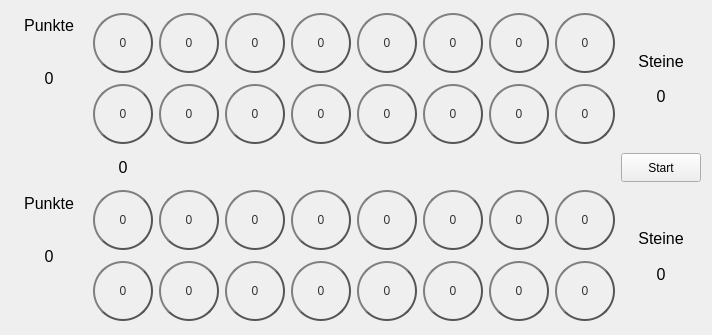
<?xml version="1.0" encoding="UTF-8"?>
<ui version="4.0">
 <class>Dialog</class>
 <widget class="QDialog" name="Dialog">
  <property name="geometry">
   <rect>
    <x>0</x>
    <y>0</y>
    <width>712</width>
    <height>335</height>
   </rect>
  </property>
  <property name="windowTitle">
   <string>Dialog</string>
  </property>
  <layout class="QGridLayout" name="gridLayout_2">
   <item row="0" column="0">
    <layout class="QGridLayout" name="gridLayout">
     <item row="2" column="3" rowspan="2">
      <widget class="QPushButton" name="pb_a13">
       <property name="sizePolicy">
        <sizepolicy hsizetype="Fixed" vsizetype="Fixed">
         <horstretch>0</horstretch>
         <verstretch>0</verstretch>
        </sizepolicy>
       </property>
       <property name="maximumSize">
        <size>
         <width>60</width>
         <height>60</height>
        </size>
       </property>
       <property name="baseSize">
        <size>
         <width>60</width>
         <height>60</height>
        </size>
       </property>
       <property name="styleSheet">
        <string notr="true">QPushButton {
color: #333;
border: 2px solid #555;
border-radius: 30px;
border-style: outset;
background: qradialgradient(
cx: 0.3, cy: -0.4, fx: 0.3, fy: -0.4,
radius: 1.35, stop: 0 #fff, stop: 1 #888
);
padding: 5px;
}

QPushButton:hover {
background: qradialgradient(
cx: 0.3, cy: -0.4, fx: 0.3, fy: -0.4,
radius: 1.35, stop: 0 #fff, stop: 1 #bbb
);
}</string>
       </property>
       <property name="text">
        <string>0</string>
       </property>
      </widget>
     </item>
     <item row="2" column="8" rowspan="2">
      <widget class="QPushButton" name="pb_a08">
       <property name="sizePolicy">
        <sizepolicy hsizetype="Fixed" vsizetype="Fixed">
         <horstretch>0</horstretch>
         <verstretch>0</verstretch>
        </sizepolicy>
       </property>
       <property name="maximumSize">
        <size>
         <width>60</width>
         <height>60</height>
        </size>
       </property>
       <property name="baseSize">
        <size>
         <width>60</width>
         <height>60</height>
        </size>
       </property>
       <property name="styleSheet">
        <string notr="true">QPushButton {
color: #333;
border: 2px solid #555;
border-radius: 30px;
border-style: outset;
background: qradialgradient(
cx: 0.3, cy: -0.4, fx: 0.3, fy: -0.4,
radius: 1.35, stop: 0 #fff, stop: 1 #888
);
padding: 5px;
}

QPushButton:hover {
background: qradialgradient(
cx: 0.3, cy: -0.4, fx: 0.3, fy: -0.4,
radius: 1.35, stop: 0 #fff, stop: 1 #bbb
);
}</string>
       </property>
       <property name="text">
        <string>0</string>
       </property>
      </widget>
     </item>
     <item row="5" column="2" rowspan="2">
      <widget class="QPushButton" name="pb_b01">
       <property name="sizePolicy">
        <sizepolicy hsizetype="Fixed" vsizetype="Fixed">
         <horstretch>0</horstretch>
         <verstretch>0</verstretch>
        </sizepolicy>
       </property>
       <property name="maximumSize">
        <size>
         <width>60</width>
         <height>60</height>
        </size>
       </property>
       <property name="baseSize">
        <size>
         <width>60</width>
         <height>60</height>
        </size>
       </property>
       <property name="styleSheet">
        <string notr="true">QPushButton {
color: #333;
border: 2px solid #555;
border-radius: 30px;
border-style: outset;
background: qradialgradient(
cx: 0.3, cy: -0.4, fx: 0.3, fy: -0.4,
radius: 1.35, stop: 0 #fff, stop: 1 #888
);
padding: 5px;
}

QPushButton:hover {
background: qradialgradient(
cx: 0.3, cy: -0.4, fx: 0.3, fy: -0.4,
radius: 1.35, stop: 0 #fff, stop: 1 #bbb
);
}</string>
       </property>
       <property name="text">
        <string>0</string>
       </property>
      </widget>
     </item>
     <item row="0" column="4" rowspan="2">
      <widget class="QPushButton" name="pb_a03">
       <property name="sizePolicy">
        <sizepolicy hsizetype="Fixed" vsizetype="Fixed">
         <horstretch>0</horstretch>
         <verstretch>0</verstretch>
        </sizepolicy>
       </property>
       <property name="maximumSize">
        <size>
         <width>60</width>
         <height>60</height>
        </size>
       </property>
       <property name="baseSize">
        <size>
         <width>60</width>
         <height>60</height>
        </size>
       </property>
       <property name="styleSheet">
        <string notr="true">QPushButton {
color: #333;
border: 2px solid #555;
border-radius: 30px;
border-style: outset;
background: qradialgradient(
cx: 0.3, cy: -0.4, fx: 0.3, fy: -0.4,
radius: 1.35, stop: 0 #fff, stop: 1 #888
);
padding: 5px;
}

QPushButton:hover {
background: qradialgradient(
cx: 0.3, cy: -0.4, fx: 0.3, fy: -0.4,
radius: 1.35, stop: 0 #fff, stop: 1 #bbb
);
}</string>
       </property>
       <property name="text">
        <string>0</string>
       </property>
      </widget>
     </item>
     <item row="2" column="4" rowspan="2">
      <widget class="QPushButton" name="pb_a12">
       <property name="sizePolicy">
        <sizepolicy hsizetype="Fixed" vsizetype="Fixed">
         <horstretch>0</horstretch>
         <verstretch>0</verstretch>
        </sizepolicy>
       </property>
       <property name="maximumSize">
        <size>
         <width>60</width>
         <height>60</height>
        </size>
       </property>
       <property name="baseSize">
        <size>
         <width>60</width>
         <height>60</height>
        </size>
       </property>
       <property name="styleSheet">
        <string notr="true">QPushButton {
color: #333;
border: 2px solid #555;
border-radius: 30px;
border-style: outset;
background: qradialgradient(
cx: 0.3, cy: -0.4, fx: 0.3, fy: -0.4,
radius: 1.35, stop: 0 #fff, stop: 1 #888
);
padding: 5px;
}

QPushButton:hover {
background: qradialgradient(
cx: 0.3, cy: -0.4, fx: 0.3, fy: -0.4,
radius: 1.35, stop: 0 #fff, stop: 1 #bbb
);
}</string>
       </property>
       <property name="text">
        <string>0</string>
       </property>
      </widget>
     </item>
     <item row="7" column="9">
      <widget class="QLabel" name="label_6">
       <property name="font">
        <font>
         <family>Arial</family>
         <pointsize>12</pointsize>
        </font>
       </property>
       <property name="text">
        <string>0</string>
       </property>
       <property name="alignment">
        <set>Qt::AlignCenter</set>
       </property>
      </widget>
     </item>
     <item row="5" column="8" rowspan="2">
      <widget class="QPushButton" name="pb_b07">
       <property name="sizePolicy">
        <sizepolicy hsizetype="Fixed" vsizetype="Fixed">
         <horstretch>0</horstretch>
         <verstretch>0</verstretch>
        </sizepolicy>
       </property>
       <property name="maximumSize">
        <size>
         <width>60</width>
         <height>60</height>
        </size>
       </property>
       <property name="baseSize">
        <size>
         <width>60</width>
         <height>60</height>
        </size>
       </property>
       <property name="styleSheet">
        <string notr="true">QPushButton {
color: #333;
border: 2px solid #555;
border-radius: 30px;
border-style: outset;
background: qradialgradient(
cx: 0.3, cy: -0.4, fx: 0.3, fy: -0.4,
radius: 1.35, stop: 0 #fff, stop: 1 #888
);
padding: 5px;
}

QPushButton:hover {
background: qradialgradient(
cx: 0.3, cy: -0.4, fx: 0.3, fy: -0.4,
radius: 1.35, stop: 0 #fff, stop: 1 #bbb
);
}</string>
       </property>
       <property name="text">
        <string>0</string>
       </property>
      </widget>
     </item>
     <item row="5" column="3" rowspan="2">
      <widget class="QPushButton" name="pb_b02">
       <property name="sizePolicy">
        <sizepolicy hsizetype="Fixed" vsizetype="Fixed">
         <horstretch>0</horstretch>
         <verstretch>0</verstretch>
        </sizepolicy>
       </property>
       <property name="maximumSize">
        <size>
         <width>60</width>
         <height>60</height>
        </size>
       </property>
       <property name="baseSize">
        <size>
         <width>60</width>
         <height>60</height>
        </size>
       </property>
       <property name="styleSheet">
        <string notr="true">QPushButton {
color: #333;
border: 2px solid #555;
border-radius: 30px;
border-style: outset;
background: qradialgradient(
cx: 0.3, cy: -0.4, fx: 0.3, fy: -0.4,
radius: 1.35, stop: 0 #fff, stop: 1 #888
);
padding: 5px;
}

QPushButton:hover {
background: qradialgradient(
cx: 0.3, cy: -0.4, fx: 0.3, fy: -0.4,
radius: 1.35, stop: 0 #fff, stop: 1 #bbb
);
}</string>
       </property>
       <property name="text">
        <string>0</string>
       </property>
      </widget>
     </item>
     <item row="0" column="5" rowspan="2">
      <widget class="QPushButton" name="pb_a04">
       <property name="sizePolicy">
        <sizepolicy hsizetype="Fixed" vsizetype="Fixed">
         <horstretch>0</horstretch>
         <verstretch>0</verstretch>
        </sizepolicy>
       </property>
       <property name="maximumSize">
        <size>
         <width>60</width>
         <height>60</height>
        </size>
       </property>
       <property name="baseSize">
        <size>
         <width>60</width>
         <height>60</height>
        </size>
       </property>
       <property name="styleSheet">
        <string notr="true">QPushButton {
color: #333;
border: 2px solid #555;
border-radius: 30px;
border-style: outset;
background: qradialgradient(
cx: 0.3, cy: -0.4, fx: 0.3, fy: -0.4,
radius: 1.35, stop: 0 #fff, stop: 1 #888
);
padding: 5px;
}

QPushButton:hover {
background: qradialgradient(
cx: 0.3, cy: -0.4, fx: 0.3, fy: -0.4,
radius: 1.35, stop: 0 #fff, stop: 1 #bbb
);
}</string>
       </property>
       <property name="text">
        <string>0</string>
       </property>
      </widget>
     </item>
     <item row="4" column="9">
      <widget class="QPushButton" name="pb_start">
       <property name="sizePolicy">
        <sizepolicy hsizetype="Preferred" vsizetype="Preferred">
         <horstretch>0</horstretch>
         <verstretch>0</verstretch>
        </sizepolicy>
       </property>
       <property name="text">
        <string>Start</string>
       </property>
      </widget>
     </item>
     <item row="7" column="8" rowspan="2">
      <widget class="QPushButton" name="pb_b08">
       <property name="sizePolicy">
        <sizepolicy hsizetype="Fixed" vsizetype="Fixed">
         <horstretch>0</horstretch>
         <verstretch>0</verstretch>
        </sizepolicy>
       </property>
       <property name="maximumSize">
        <size>
         <width>60</width>
         <height>60</height>
        </size>
       </property>
       <property name="baseSize">
        <size>
         <width>60</width>
         <height>60</height>
        </size>
       </property>
       <property name="styleSheet">
        <string notr="true">QPushButton {
color: #333;
border: 2px solid #555;
border-radius: 30px;
border-style: outset;
background: qradialgradient(
cx: 0.3, cy: -0.4, fx: 0.3, fy: -0.4,
radius: 1.35, stop: 0 #fff, stop: 1 #888
);
padding: 5px;
}

QPushButton:hover {
background: qradialgradient(
cx: 0.3, cy: -0.4, fx: 0.3, fy: -0.4,
radius: 1.35, stop: 0 #fff, stop: 1 #bbb
);
}</string>
       </property>
       <property name="text">
        <string>0</string>
       </property>
      </widget>
     </item>
     <item row="7" column="1" rowspan="2">
      <widget class="QPushButton" name="pb_b15">
       <property name="sizePolicy">
        <sizepolicy hsizetype="Fixed" vsizetype="Fixed">
         <horstretch>0</horstretch>
         <verstretch>0</verstretch>
        </sizepolicy>
       </property>
       <property name="maximumSize">
        <size>
         <width>60</width>
         <height>60</height>
        </size>
       </property>
       <property name="baseSize">
        <size>
         <width>60</width>
         <height>60</height>
        </size>
       </property>
       <property name="styleSheet">
        <string notr="true">QPushButton {
color: #333;
border: 2px solid #555;
border-radius: 30px;
border-style: outset;
background: qradialgradient(
cx: 0.3, cy: -0.4, fx: 0.3, fy: -0.4,
radius: 1.35, stop: 0 #fff, stop: 1 #888
);
padding: 5px;
}

QPushButton:hover {
background: qradialgradient(
cx: 0.3, cy: -0.4, fx: 0.3, fy: -0.4,
radius: 1.35, stop: 0 #fff, stop: 1 #bbb
);
}</string>
       </property>
       <property name="text">
        <string>0</string>
       </property>
      </widget>
     </item>
     <item row="4" column="1">
      <widget class="QLabel" name="l_handstones">
       <property name="font">
        <font>
         <pointsize>12</pointsize>
        </font>
       </property>
       <property name="text">
        <string>0</string>
       </property>
       <property name="alignment">
        <set>Qt::AlignCenter</set>
       </property>
      </widget>
     </item>
     <item row="2" column="5" rowspan="2">
      <widget class="QPushButton" name="pb_a11">
       <property name="sizePolicy">
        <sizepolicy hsizetype="Fixed" vsizetype="Fixed">
         <horstretch>0</horstretch>
         <verstretch>0</verstretch>
        </sizepolicy>
       </property>
       <property name="maximumSize">
        <size>
         <width>60</width>
         <height>60</height>
        </size>
       </property>
       <property name="baseSize">
        <size>
         <width>60</width>
         <height>60</height>
        </size>
       </property>
       <property name="styleSheet">
        <string notr="true">QPushButton {
color: #333;
border: 2px solid #555;
border-radius: 30px;
border-style: outset;
background: qradialgradient(
cx: 0.3, cy: -0.4, fx: 0.3, fy: -0.4,
radius: 1.35, stop: 0 #fff, stop: 1 #888
);
padding: 5px;
}

QPushButton:hover {
background: qradialgradient(
cx: 0.3, cy: -0.4, fx: 0.3, fy: -0.4,
radius: 1.35, stop: 0 #fff, stop: 1 #bbb
);
}</string>
       </property>
       <property name="text">
        <string>0</string>
       </property>
      </widget>
     </item>
     <item row="5" column="7" rowspan="2">
      <widget class="QPushButton" name="pb_b06">
       <property name="sizePolicy">
        <sizepolicy hsizetype="Fixed" vsizetype="Fixed">
         <horstretch>0</horstretch>
         <verstretch>0</verstretch>
        </sizepolicy>
       </property>
       <property name="maximumSize">
        <size>
         <width>60</width>
         <height>60</height>
        </size>
       </property>
       <property name="baseSize">
        <size>
         <width>60</width>
         <height>60</height>
        </size>
       </property>
       <property name="styleSheet">
        <string notr="true">QPushButton {
color: #333;
border: 2px solid #555;
border-radius: 30px;
border-style: outset;
background: qradialgradient(
cx: 0.3, cy: -0.4, fx: 0.3, fy: -0.4,
radius: 1.35, stop: 0 #fff, stop: 1 #888
);
padding: 5px;
}

QPushButton:hover {
background: qradialgradient(
cx: 0.3, cy: -0.4, fx: 0.3, fy: -0.4,
radius: 1.35, stop: 0 #fff, stop: 1 #bbb
);
}</string>
       </property>
       <property name="text">
        <string>0</string>
       </property>
      </widget>
     </item>
     <item row="0" column="1" rowspan="2">
      <widget class="QPushButton" name="pb_a00">
       <property name="sizePolicy">
        <sizepolicy hsizetype="Fixed" vsizetype="Fixed">
         <horstretch>0</horstretch>
         <verstretch>0</verstretch>
        </sizepolicy>
       </property>
       <property name="maximumSize">
        <size>
         <width>60</width>
         <height>60</height>
        </size>
       </property>
       <property name="baseSize">
        <size>
         <width>60</width>
         <height>60</height>
        </size>
       </property>
       <property name="styleSheet">
        <string notr="true">QPushButton {
color: #333;
border: 2px solid #555;
border-radius: 30px;
border-style: outset;
background: qradialgradient(
cx: 0.3, cy: -0.4, fx: 0.3, fy: -0.4,
radius: 1.35, stop: 0 #fff, stop: 1 #888
);
padding: 5px;
}

QPushButton:hover {
background: qradialgradient(
cx: 0.3, cy: -0.4, fx: 0.3, fy: -0.4,
radius: 1.35, stop: 0 #fff, stop: 1 #bbb
);
}</string>
       </property>
       <property name="text">
        <string>0</string>
       </property>
      </widget>
     </item>
     <item row="2" column="7" rowspan="2">
      <widget class="QPushButton" name="pb_a09">
       <property name="sizePolicy">
        <sizepolicy hsizetype="Fixed" vsizetype="Fixed">
         <horstretch>0</horstretch>
         <verstretch>0</verstretch>
        </sizepolicy>
       </property>
       <property name="maximumSize">
        <size>
         <width>60</width>
         <height>60</height>
        </size>
       </property>
       <property name="baseSize">
        <size>
         <width>60</width>
         <height>60</height>
        </size>
       </property>
       <property name="styleSheet">
        <string notr="true">QPushButton {
color: #333;
border: 2px solid #555;
border-radius: 30px;
border-style: outset;
background: qradialgradient(
cx: 0.3, cy: -0.4, fx: 0.3, fy: -0.4,
radius: 1.35, stop: 0 #fff, stop: 1 #888
);
padding: 5px;
}

QPushButton:hover {
background: qradialgradient(
cx: 0.3, cy: -0.4, fx: 0.3, fy: -0.4,
radius: 1.35, stop: 0 #fff, stop: 1 #bbb
);
}</string>
       </property>
       <property name="text">
        <string>0</string>
       </property>
      </widget>
     </item>
     <item row="7" column="7" rowspan="2">
      <widget class="QPushButton" name="pb_b09">
       <property name="sizePolicy">
        <sizepolicy hsizetype="Fixed" vsizetype="Fixed">
         <horstretch>0</horstretch>
         <verstretch>0</verstretch>
        </sizepolicy>
       </property>
       <property name="maximumSize">
        <size>
         <width>60</width>
         <height>60</height>
        </size>
       </property>
       <property name="baseSize">
        <size>
         <width>60</width>
         <height>60</height>
        </size>
       </property>
       <property name="styleSheet">
        <string notr="true">QPushButton {
color: #333;
border: 2px solid #555;
border-radius: 30px;
border-style: outset;
background: qradialgradient(
cx: 0.3, cy: -0.4, fx: 0.3, fy: -0.4,
radius: 1.35, stop: 0 #fff, stop: 1 #888
);
padding: 5px;
}

QPushButton:hover {
background: qradialgradient(
cx: 0.3, cy: -0.4, fx: 0.3, fy: -0.4,
radius: 1.35, stop: 0 #fff, stop: 1 #bbb
);
}</string>
       </property>
       <property name="text">
        <string>0</string>
       </property>
      </widget>
     </item>
     <item row="7" column="6" rowspan="2">
      <widget class="QPushButton" name="pb_b10">
       <property name="sizePolicy">
        <sizepolicy hsizetype="Fixed" vsizetype="Fixed">
         <horstretch>0</horstretch>
         <verstretch>0</verstretch>
        </sizepolicy>
       </property>
       <property name="maximumSize">
        <size>
         <width>60</width>
         <height>60</height>
        </size>
       </property>
       <property name="baseSize">
        <size>
         <width>60</width>
         <height>60</height>
        </size>
       </property>
       <property name="styleSheet">
        <string notr="true">QPushButton {
color: #333;
border: 2px solid #555;
border-radius: 30px;
border-style: outset;
background: qradialgradient(
cx: 0.3, cy: -0.4, fx: 0.3, fy: -0.4,
radius: 1.35, stop: 0 #fff, stop: 1 #888
);
padding: 5px;
}

QPushButton:hover {
background: qradialgradient(
cx: 0.3, cy: -0.4, fx: 0.3, fy: -0.4,
radius: 1.35, stop: 0 #fff, stop: 1 #bbb
);
}</string>
       </property>
       <property name="text">
        <string>0</string>
       </property>
      </widget>
     </item>
     <item row="0" column="7" rowspan="2">
      <widget class="QPushButton" name="pb_a06">
       <property name="sizePolicy">
        <sizepolicy hsizetype="Fixed" vsizetype="Fixed">
         <horstretch>0</horstretch>
         <verstretch>0</verstretch>
        </sizepolicy>
       </property>
       <property name="maximumSize">
        <size>
         <width>60</width>
         <height>60</height>
        </size>
       </property>
       <property name="baseSize">
        <size>
         <width>60</width>
         <height>60</height>
        </size>
       </property>
       <property name="styleSheet">
        <string notr="true">QPushButton {
color: #333;
border: 2px solid #555;
border-radius: 30px;
border-style: outset;
background: qradialgradient(
cx: 0.3, cy: -0.4, fx: 0.3, fy: -0.4,
radius: 1.35, stop: 0 #fff, stop: 1 #888
);
padding: 5px;
}

QPushButton:hover {
background: qradialgradient(
cx: 0.3, cy: -0.4, fx: 0.3, fy: -0.4,
radius: 1.35, stop: 0 #fff, stop: 1 #bbb
);
}</string>
       </property>
       <property name="text">
        <string>0</string>
       </property>
      </widget>
     </item>
     <item row="5" column="6" rowspan="2">
      <widget class="QPushButton" name="pb_b05">
       <property name="sizePolicy">
        <sizepolicy hsizetype="Fixed" vsizetype="Fixed">
         <horstretch>0</horstretch>
         <verstretch>0</verstretch>
        </sizepolicy>
       </property>
       <property name="maximumSize">
        <size>
         <width>60</width>
         <height>60</height>
        </size>
       </property>
       <property name="baseSize">
        <size>
         <width>60</width>
         <height>60</height>
        </size>
       </property>
       <property name="styleSheet">
        <string notr="true">QPushButton {
color: #333;
border: 2px solid #555;
border-radius: 30px;
border-style: outset;
background: qradialgradient(
cx: 0.3, cy: -0.4, fx: 0.3, fy: -0.4,
radius: 1.35, stop: 0 #fff, stop: 1 #888
);
padding: 5px;
}

QPushButton:hover {
background: qradialgradient(
cx: 0.3, cy: -0.4, fx: 0.3, fy: -0.4,
radius: 1.35, stop: 0 #fff, stop: 1 #bbb
);
}</string>
       </property>
       <property name="text">
        <string>0</string>
       </property>
      </widget>
     </item>
     <item row="0" column="3" rowspan="2">
      <widget class="QPushButton" name="pb_a02">
       <property name="sizePolicy">
        <sizepolicy hsizetype="Fixed" vsizetype="Fixed">
         <horstretch>0</horstretch>
         <verstretch>0</verstretch>
        </sizepolicy>
       </property>
       <property name="maximumSize">
        <size>
         <width>60</width>
         <height>60</height>
        </size>
       </property>
       <property name="baseSize">
        <size>
         <width>60</width>
         <height>60</height>
        </size>
       </property>
       <property name="styleSheet">
        <string notr="true">QPushButton {
color: #333;
border: 2px solid #555;
border-radius: 30px;
border-style: outset;
background: qradialgradient(
cx: 0.3, cy: -0.4, fx: 0.3, fy: -0.4,
radius: 1.35, stop: 0 #fff, stop: 1 #888
);
padding: 5px;
}

QPushButton:hover {
background: qradialgradient(
cx: 0.3, cy: -0.4, fx: 0.3, fy: -0.4,
radius: 1.35, stop: 0 #fff, stop: 1 #bbb
);
}</string>
       </property>
       <property name="text">
        <string>0</string>
       </property>
      </widget>
     </item>
     <item row="0" column="2" rowspan="2">
      <widget class="QPushButton" name="pb_a01">
       <property name="sizePolicy">
        <sizepolicy hsizetype="Fixed" vsizetype="Fixed">
         <horstretch>0</horstretch>
         <verstretch>0</verstretch>
        </sizepolicy>
       </property>
       <property name="maximumSize">
        <size>
         <width>60</width>
         <height>60</height>
        </size>
       </property>
       <property name="baseSize">
        <size>
         <width>60</width>
         <height>60</height>
        </size>
       </property>
       <property name="styleSheet">
        <string notr="true">QPushButton {
color: #333;
border: 2px solid #555;
border-radius: 30px;
border-style: outset;
background: qradialgradient(
cx: 0.3, cy: -0.4, fx: 0.3, fy: -0.4,
radius: 1.35, stop: 0 #fff, stop: 1 #888
);
padding: 5px;
}

QPushButton:hover {
background: qradialgradient(
cx: 0.3, cy: -0.4, fx: 0.3, fy: -0.4,
radius: 1.35, stop: 0 #fff, stop: 1 #bbb
);
}</string>
       </property>
       <property name="text">
        <string>0</string>
       </property>
      </widget>
     </item>
     <item row="5" column="4" rowspan="2">
      <widget class="QPushButton" name="pb_b03">
       <property name="sizePolicy">
        <sizepolicy hsizetype="Fixed" vsizetype="Fixed">
         <horstretch>0</horstretch>
         <verstretch>0</verstretch>
        </sizepolicy>
       </property>
       <property name="maximumSize">
        <size>
         <width>60</width>
         <height>60</height>
        </size>
       </property>
       <property name="baseSize">
        <size>
         <width>60</width>
         <height>60</height>
        </size>
       </property>
       <property name="styleSheet">
        <string notr="true">QPushButton {
color: #333;
border: 2px solid #555;
border-radius: 30px;
border-style: outset;
background: qradialgradient(
cx: 0.3, cy: -0.4, fx: 0.3, fy: -0.4,
radius: 1.35, stop: 0 #fff, stop: 1 #888
);
padding: 5px;
}

QPushButton:hover {
background: qradialgradient(
cx: 0.3, cy: -0.4, fx: 0.3, fy: -0.4,
radius: 1.35, stop: 0 #fff, stop: 1 #bbb
);
}</string>
       </property>
       <property name="text">
        <string>0</string>
       </property>
      </widget>
     </item>
     <item row="1" column="0" rowspan="2">
      <widget class="QLabel" name="l_aWins">
       <property name="font">
        <font>
         <family>Arial</family>
         <pointsize>12</pointsize>
        </font>
       </property>
       <property name="text">
        <string>0</string>
       </property>
       <property name="alignment">
        <set>Qt::AlignCenter</set>
       </property>
      </widget>
     </item>
     <item row="2" column="2" rowspan="2">
      <widget class="QPushButton" name="pb_a14">
       <property name="sizePolicy">
        <sizepolicy hsizetype="Fixed" vsizetype="Fixed">
         <horstretch>0</horstretch>
         <verstretch>0</verstretch>
        </sizepolicy>
       </property>
       <property name="maximumSize">
        <size>
         <width>60</width>
         <height>60</height>
        </size>
       </property>
       <property name="baseSize">
        <size>
         <width>60</width>
         <height>60</height>
        </size>
       </property>
       <property name="styleSheet">
        <string notr="true">QPushButton {
color: #333;
border: 2px solid #555;
border-radius: 30px;
border-style: outset;
background: qradialgradient(
cx: 0.3, cy: -0.4, fx: 0.3, fy: -0.4,
radius: 1.35, stop: 0 #fff, stop: 1 #888
);
padding: 5px;
}

QPushButton:hover {
background: qradialgradient(
cx: 0.3, cy: -0.4, fx: 0.3, fy: -0.4,
radius: 1.35, stop: 0 #fff, stop: 1 #bbb
);
}</string>
       </property>
       <property name="text">
        <string>0</string>
       </property>
      </widget>
     </item>
     <item row="6" column="0" rowspan="2">
      <widget class="QLabel" name="l_bWins">
       <property name="font">
        <font>
         <family>Arial</family>
         <pointsize>12</pointsize>
        </font>
       </property>
       <property name="text">
        <string>0</string>
       </property>
       <property name="alignment">
        <set>Qt::AlignCenter</set>
       </property>
      </widget>
     </item>
     <item row="7" column="5" rowspan="2">
      <widget class="QPushButton" name="pb_b11">
       <property name="sizePolicy">
        <sizepolicy hsizetype="Fixed" vsizetype="Fixed">
         <horstretch>0</horstretch>
         <verstretch>0</verstretch>
        </sizepolicy>
       </property>
       <property name="maximumSize">
        <size>
         <width>60</width>
         <height>60</height>
        </size>
       </property>
       <property name="baseSize">
        <size>
         <width>60</width>
         <height>60</height>
        </size>
       </property>
       <property name="styleSheet">
        <string notr="true">QPushButton {
color: #333;
border: 2px solid #555;
border-radius: 30px;
border-style: outset;
background: qradialgradient(
cx: 0.3, cy: -0.4, fx: 0.3, fy: -0.4,
radius: 1.35, stop: 0 #fff, stop: 1 #888
);
padding: 5px;
}

QPushButton:hover {
background: qradialgradient(
cx: 0.3, cy: -0.4, fx: 0.3, fy: -0.4,
radius: 1.35, stop: 0 #fff, stop: 1 #bbb
);
}</string>
       </property>
       <property name="text">
        <string>0</string>
       </property>
      </widget>
     </item>
     <item row="0" column="6" rowspan="2">
      <widget class="QPushButton" name="pb_a05">
       <property name="sizePolicy">
        <sizepolicy hsizetype="Fixed" vsizetype="Fixed">
         <horstretch>0</horstretch>
         <verstretch>0</verstretch>
        </sizepolicy>
       </property>
       <property name="maximumSize">
        <size>
         <width>60</width>
         <height>60</height>
        </size>
       </property>
       <property name="baseSize">
        <size>
         <width>60</width>
         <height>60</height>
        </size>
       </property>
       <property name="styleSheet">
        <string notr="true">QPushButton {
color: #333;
border: 2px solid #555;
border-radius: 30px;
border-style: outset;
background: qradialgradient(
cx: 0.3, cy: -0.4, fx: 0.3, fy: -0.4,
radius: 1.35, stop: 0 #fff, stop: 1 #888
);
padding: 5px;
}

QPushButton:hover {
background: qradialgradient(
cx: 0.3, cy: -0.4, fx: 0.3, fy: -0.4,
radius: 1.35, stop: 0 #fff, stop: 1 #bbb
);
}</string>
       </property>
       <property name="text">
        <string>0</string>
       </property>
      </widget>
     </item>
     <item row="5" column="1" rowspan="2">
      <widget class="QPushButton" name="pb_b00">
       <property name="sizePolicy">
        <sizepolicy hsizetype="Fixed" vsizetype="Fixed">
         <horstretch>0</horstretch>
         <verstretch>0</verstretch>
        </sizepolicy>
       </property>
       <property name="maximumSize">
        <size>
         <width>60</width>
         <height>60</height>
        </size>
       </property>
       <property name="baseSize">
        <size>
         <width>60</width>
         <height>60</height>
        </size>
       </property>
       <property name="styleSheet">
        <string notr="true">QPushButton {
color: #333;
border: 2px solid #555;
border-radius: 30px;
border-style: outset;
background: qradialgradient(
cx: 0.3, cy: -0.4, fx: 0.3, fy: -0.4,
radius: 1.35, stop: 0 #fff, stop: 1 #888
);
padding: 5px;
}

QPushButton:hover {
background: qradialgradient(
cx: 0.3, cy: -0.4, fx: 0.3, fy: -0.4,
radius: 1.35, stop: 0 #fff, stop: 1 #bbb
);
}</string>
       </property>
       <property name="text">
        <string>0</string>
       </property>
      </widget>
     </item>
     <item row="5" column="5" rowspan="2">
      <widget class="QPushButton" name="pb_b04">
       <property name="sizePolicy">
        <sizepolicy hsizetype="Fixed" vsizetype="Fixed">
         <horstretch>0</horstretch>
         <verstretch>0</verstretch>
        </sizepolicy>
       </property>
       <property name="maximumSize">
        <size>
         <width>60</width>
         <height>60</height>
        </size>
       </property>
       <property name="baseSize">
        <size>
         <width>60</width>
         <height>60</height>
        </size>
       </property>
       <property name="styleSheet">
        <string notr="true">QPushButton {
color: #333;
border: 2px solid #555;
border-radius: 30px;
border-style: outset;
background: qradialgradient(
cx: 0.3, cy: -0.4, fx: 0.3, fy: -0.4,
radius: 1.35, stop: 0 #fff, stop: 1 #888
);
padding: 5px;
}

QPushButton:hover {
background: qradialgradient(
cx: 0.3, cy: -0.4, fx: 0.3, fy: -0.4,
radius: 1.35, stop: 0 #fff, stop: 1 #bbb
);
}</string>
       </property>
       <property name="text">
        <string>0</string>
       </property>
      </widget>
     </item>
     <item row="0" column="0">
      <widget class="QLabel" name="label">
       <property name="font">
        <font>
         <family>Arial</family>
         <pointsize>12</pointsize>
        </font>
       </property>
       <property name="text">
        <string>Punkte</string>
       </property>
       <property name="alignment">
        <set>Qt::AlignCenter</set>
       </property>
      </widget>
     </item>
     <item row="0" column="8" rowspan="2">
      <widget class="QPushButton" name="pb_a07">
       <property name="sizePolicy">
        <sizepolicy hsizetype="Fixed" vsizetype="Fixed">
         <horstretch>0</horstretch>
         <verstretch>0</verstretch>
        </sizepolicy>
       </property>
       <property name="maximumSize">
        <size>
         <width>60</width>
         <height>60</height>
        </size>
       </property>
       <property name="baseSize">
        <size>
         <width>60</width>
         <height>60</height>
        </size>
       </property>
       <property name="styleSheet">
        <string notr="true">QPushButton {
color: #333;
border: 2px solid #555;
border-radius: 30px;
border-style: outset;
background: qradialgradient(
cx: 0.3, cy: -0.4, fx: 0.3, fy: -0.4,
radius: 1.35, stop: 0 #fff, stop: 1 #888
);
padding: 5px;
}

QPushButton:hover {
background: qradialgradient(
cx: 0.3, cy: -0.4, fx: 0.3, fy: -0.4,
radius: 1.35, stop: 0 #fff, stop: 1 #bbb
);
}</string>
       </property>
       <property name="text">
        <string>0</string>
       </property>
      </widget>
     </item>
     <item row="2" column="1" rowspan="2">
      <widget class="QPushButton" name="pb_a15">
       <property name="enabled">
        <bool>true</bool>
       </property>
       <property name="sizePolicy">
        <sizepolicy hsizetype="Fixed" vsizetype="Fixed">
         <horstretch>0</horstretch>
         <verstretch>0</verstretch>
        </sizepolicy>
       </property>
       <property name="maximumSize">
        <size>
         <width>60</width>
         <height>60</height>
        </size>
       </property>
       <property name="baseSize">
        <size>
         <width>60</width>
         <height>60</height>
        </size>
       </property>
       <property name="styleSheet">
        <string notr="true">QPushButton {
color: #333;
border: 2px solid #555;
border-radius: 30px;
border-style: outset;
background: qradialgradient(
cx: 0.3, cy: -0.4, fx: 0.3, fy: -0.4,
radius: 1.35, stop: 0 #fff, stop: 1 #888
);
padding: 5px;
}

QPushButton:hover {
background: qradialgradient(
cx: 0.3, cy: -0.4, fx: 0.3, fy: -0.4,
radius: 1.35, stop: 0 #fff, stop: 1 #bbb
);
}</string>
       </property>
       <property name="text">
        <string>0</string>
       </property>
      </widget>
     </item>
     <item row="5" column="0">
      <widget class="QLabel" name="label_2">
       <property name="font">
        <font>
         <family>Arial</family>
         <pointsize>12</pointsize>
        </font>
       </property>
       <property name="text">
        <string>Punkte</string>
       </property>
       <property name="alignment">
        <set>Qt::AlignCenter</set>
       </property>
      </widget>
     </item>
     <item row="2" column="6" rowspan="2">
      <widget class="QPushButton" name="pb_a10">
       <property name="sizePolicy">
        <sizepolicy hsizetype="Fixed" vsizetype="Fixed">
         <horstretch>0</horstretch>
         <verstretch>0</verstretch>
        </sizepolicy>
       </property>
       <property name="maximumSize">
        <size>
         <width>60</width>
         <height>60</height>
        </size>
       </property>
       <property name="baseSize">
        <size>
         <width>60</width>
         <height>60</height>
        </size>
       </property>
       <property name="styleSheet">
        <string notr="true">QPushButton {
color: #333;
border: 2px solid #555;
border-radius: 30px;
border-style: outset;
background: qradialgradient(
cx: 0.3, cy: -0.4, fx: 0.3, fy: -0.4,
radius: 1.35, stop: 0 #fff, stop: 1 #888
);
padding: 5px;
}

QPushButton:hover {
background: qradialgradient(
cx: 0.3, cy: -0.4, fx: 0.3, fy: -0.4,
radius: 1.35, stop: 0 #fff, stop: 1 #bbb
);
}</string>
       </property>
       <property name="text">
        <string>0</string>
       </property>
      </widget>
     </item>
     <item row="7" column="3" rowspan="2">
      <widget class="QPushButton" name="pb_b13">
       <property name="sizePolicy">
        <sizepolicy hsizetype="Fixed" vsizetype="Fixed">
         <horstretch>0</horstretch>
         <verstretch>0</verstretch>
        </sizepolicy>
       </property>
       <property name="maximumSize">
        <size>
         <width>60</width>
         <height>60</height>
        </size>
       </property>
       <property name="baseSize">
        <size>
         <width>60</width>
         <height>60</height>
        </size>
       </property>
       <property name="styleSheet">
        <string notr="true">QPushButton {
color: #333;
border: 2px solid #555;
border-radius: 30px;
border-style: outset;
background: qradialgradient(
cx: 0.3, cy: -0.4, fx: 0.3, fy: -0.4,
radius: 1.35, stop: 0 #fff, stop: 1 #888
);
padding: 5px;
}

QPushButton:hover {
background: qradialgradient(
cx: 0.3, cy: -0.4, fx: 0.3, fy: -0.4,
radius: 1.35, stop: 0 #fff, stop: 1 #bbb
);
}</string>
       </property>
       <property name="text">
        <string>0</string>
       </property>
      </widget>
     </item>
     <item row="6" column="9">
      <widget class="QLabel" name="label_7">
       <property name="font">
        <font>
         <family>Arial</family>
         <pointsize>12</pointsize>
        </font>
       </property>
       <property name="text">
        <string>Steine</string>
       </property>
       <property name="alignment">
        <set>Qt::AlignCenter</set>
       </property>
      </widget>
     </item>
     <item row="7" column="2" rowspan="2">
      <widget class="QPushButton" name="pb_b14">
       <property name="sizePolicy">
        <sizepolicy hsizetype="Fixed" vsizetype="Fixed">
         <horstretch>0</horstretch>
         <verstretch>0</verstretch>
        </sizepolicy>
       </property>
       <property name="maximumSize">
        <size>
         <width>60</width>
         <height>60</height>
        </size>
       </property>
       <property name="baseSize">
        <size>
         <width>60</width>
         <height>60</height>
        </size>
       </property>
       <property name="styleSheet">
        <string notr="true">QPushButton {
color: #333;
border: 2px solid #555;
border-radius: 30px;
border-style: outset;
background: qradialgradient(
cx: 0.3, cy: -0.4, fx: 0.3, fy: -0.4,
radius: 1.35, stop: 0 #fff, stop: 1 #888
);
padding: 5px;
}

QPushButton:hover {
background: qradialgradient(
cx: 0.3, cy: -0.4, fx: 0.3, fy: -0.4,
radius: 1.35, stop: 0 #fff, stop: 1 #bbb
);
}</string>
       </property>
       <property name="text">
        <string>0</string>
       </property>
      </widget>
     </item>
     <item row="7" column="4" rowspan="2">
      <widget class="QPushButton" name="pb_b12">
       <property name="sizePolicy">
        <sizepolicy hsizetype="Fixed" vsizetype="Fixed">
         <horstretch>0</horstretch>
         <verstretch>0</verstretch>
        </sizepolicy>
       </property>
       <property name="maximumSize">
        <size>
         <width>60</width>
         <height>60</height>
        </size>
       </property>
       <property name="baseSize">
        <size>
         <width>60</width>
         <height>60</height>
        </size>
       </property>
       <property name="styleSheet">
        <string notr="true">QPushButton {
color: #333;
border: 2px solid #555;
border-radius: 30px;
border-style: outset;
background: qradialgradient(
cx: 0.3, cy: -0.4, fx: 0.3, fy: -0.4,
radius: 1.35, stop: 0 #fff, stop: 1 #888
);
padding: 5px;
}

QPushButton:hover {
background: qradialgradient(
cx: 0.3, cy: -0.4, fx: 0.3, fy: -0.4,
radius: 1.35, stop: 0 #fff, stop: 1 #bbb
);
}</string>
       </property>
       <property name="text">
        <string>0</string>
       </property>
      </widget>
     </item>
     <item row="2" column="9">
      <widget class="QLabel" name="label_5">
       <property name="font">
        <font>
         <family>Arial</family>
         <pointsize>12</pointsize>
        </font>
       </property>
       <property name="text">
        <string>0</string>
       </property>
       <property name="alignment">
        <set>Qt::AlignCenter</set>
       </property>
      </widget>
     </item>
     <item row="1" column="9">
      <widget class="QLabel" name="label_8">
       <property name="font">
        <font>
         <family>Arial</family>
         <pointsize>12</pointsize>
        </font>
       </property>
       <property name="text">
        <string>Steine</string>
       </property>
       <property name="alignment">
        <set>Qt::AlignCenter</set>
       </property>
      </widget>
     </item>
    </layout>
   </item>
  </layout>
 </widget>
 <resources/>
 <connections/>
</ui>
